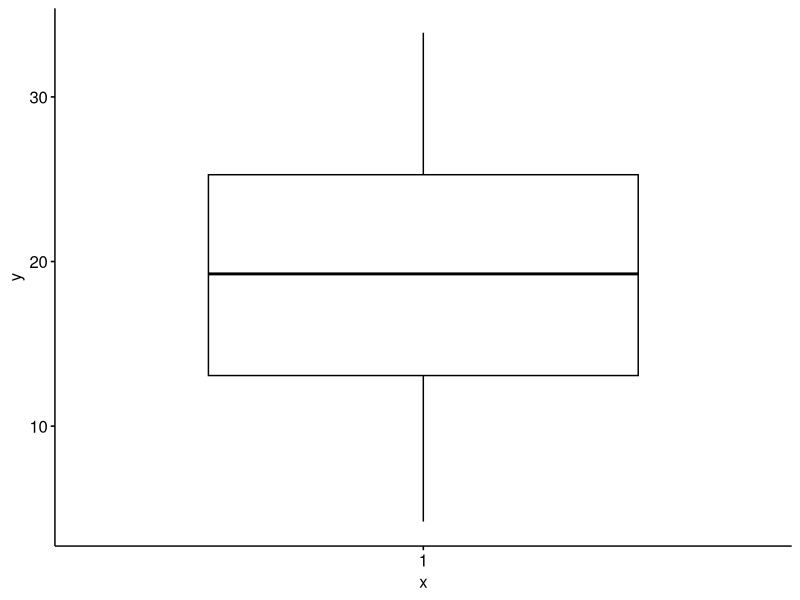
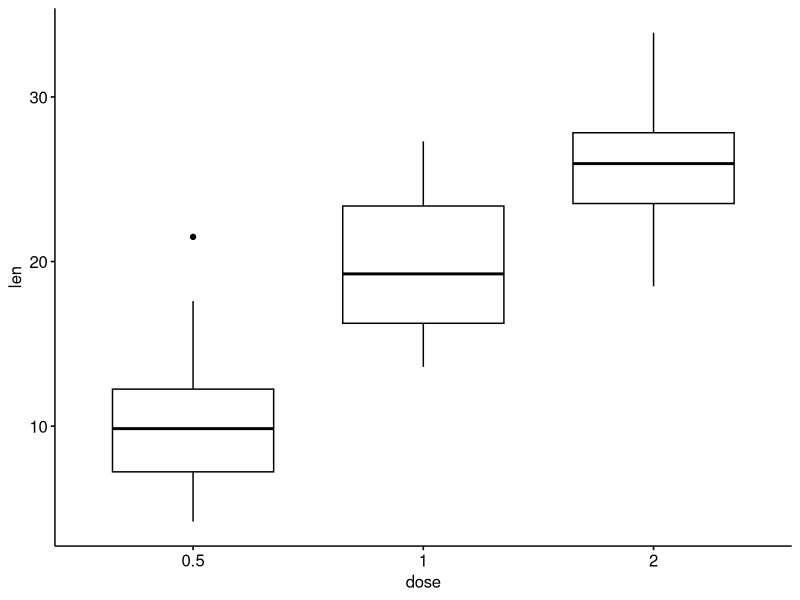
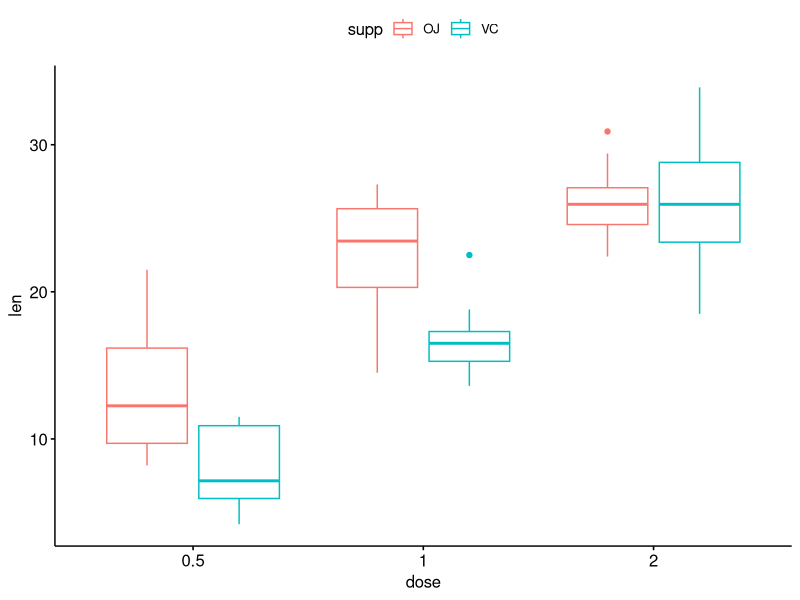
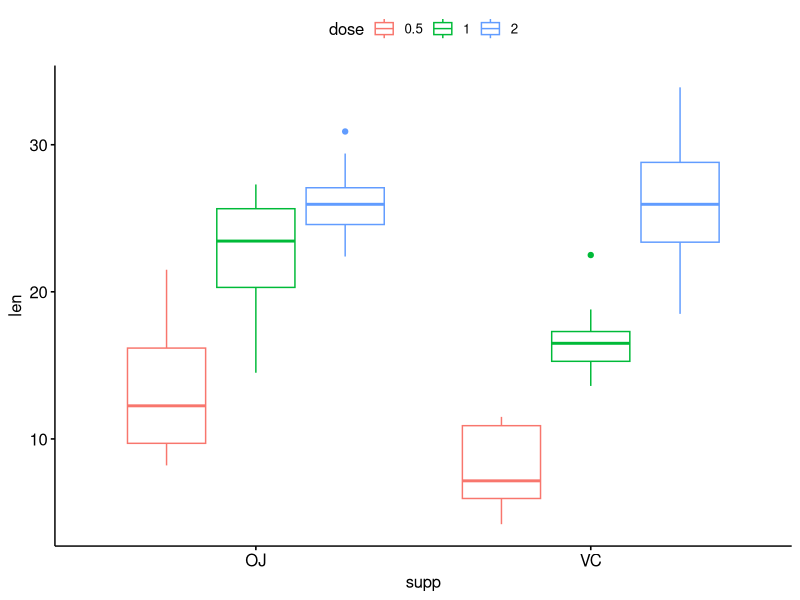
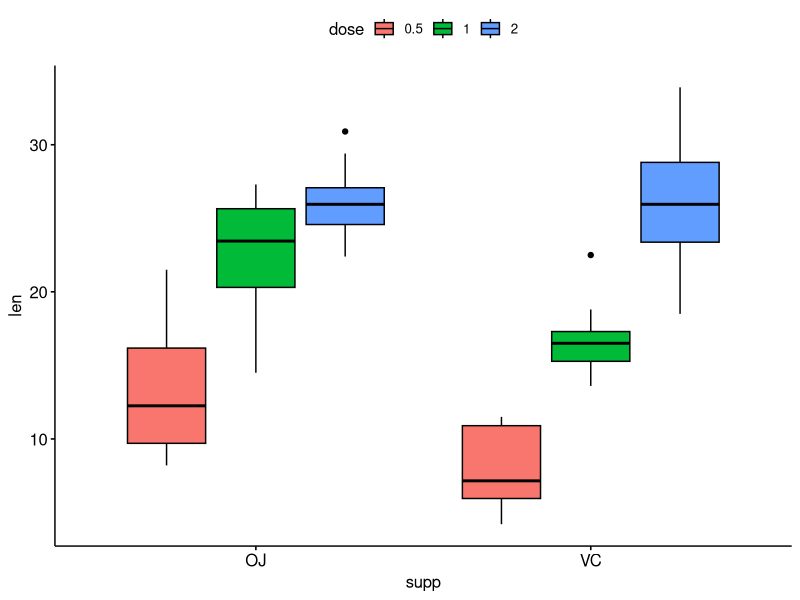
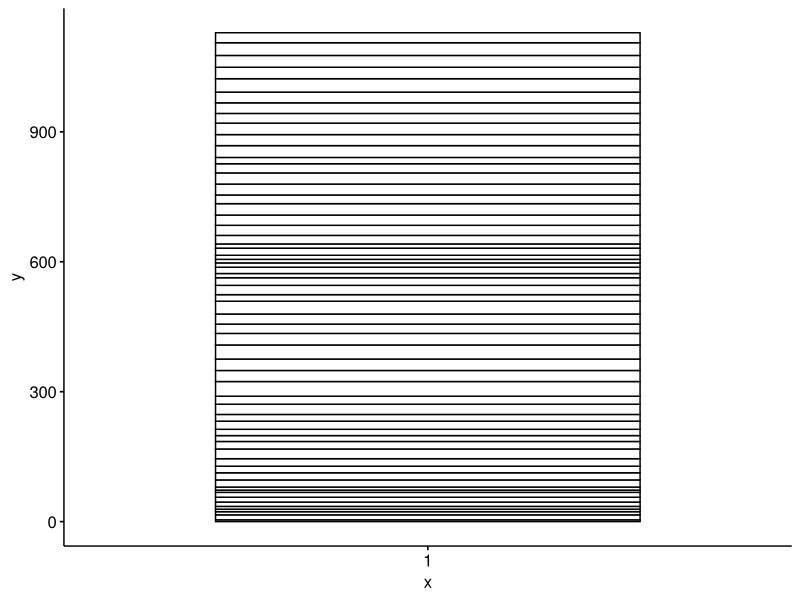
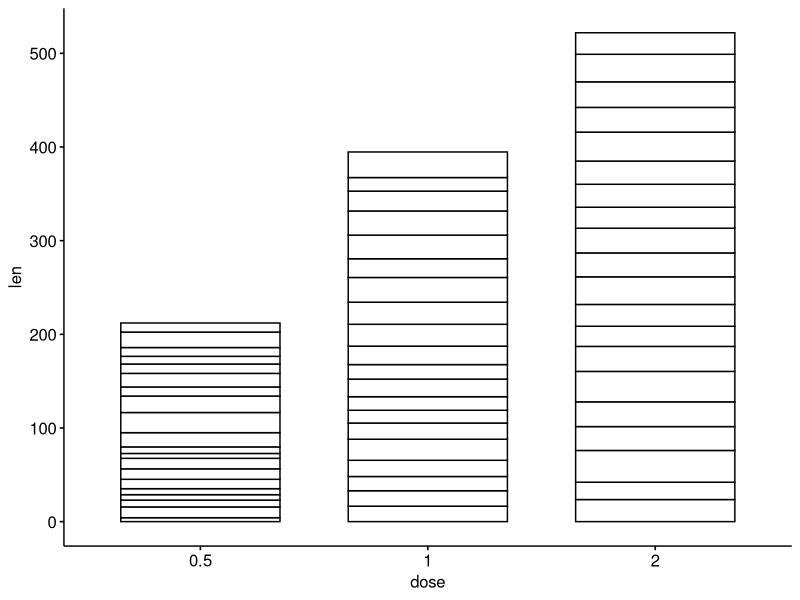
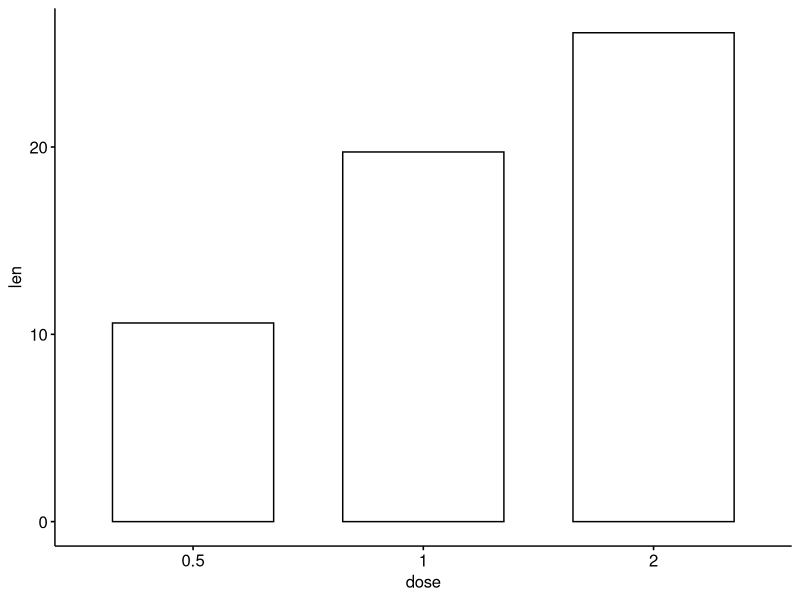

Write R code to recreate these figures, in order.
## ---- chunk 1
# Set so that long lines in R will be wrapped:
knitr::opts_chunk$set(tidy.opts=list(width.cutoff=80), tidy=TRUE)
## ---- chunk 2
library(tidyverse)
library(ggpubr)
data("ToothGrowth")
## ---- chunk 3
ToothGrowth$len

ToothGrowth$supp

ToothGrowth$dose
## ---- chunk 4
summary(ToothGrowth)
## ---- chunk 5
ToothGrowth$dose <- as.factor(ToothGrowth$dose)
## ---- chunk 6
summary(ToothGrowth)
## ---- chunk 7

mean(ToothGrowth$len)
median(ToothGrowth$len)
range(ToothGrowth$len)
IQR(ToothGrowth$len)
var(ToothGrowth$len)
sd(ToothGrowth$len)

## ---- chunk 8
library(ggpubr) ### do not type this line if you already included at the top of your script
ggboxplot(ToothGrowth$len)
## ---- chunk 9
ggboxplot(ToothGrowth, x="dose", y = "len")
## ---- chunk 10
ggboxplot(ToothGrowth, x="dose", y = "len", color = "supp")
## ---- chunk 11
ggboxplot(ToothGrowth, x="supp", y = "len", color = "dose")
## ---- chunk 12
ggboxplot(ToothGrowth, x="supp", y = "len", fill = "dose")
## ---- chunk 13
ggbarplot(ToothGrowth$len)
## ---- chunk 14
ggbarplot(ToothGrowth, x="dose", y = "len")
## ---- chunk 15
ggbarplot(ToothGrowth, x="dose", y = "len", add = "mean")
## ---- chunk 16
ggbarplot(ToothGrowth, x="dose", y = "len", add = "mean_sd")
## ---- chunk 17
ggbarplot(ToothGrowth, x="dose", y = "len", fill = "supp", add = "mean_sd")
## ---- chunk 18
ggbarplot(ToothGrowth, x="dose", y = "len", fill = "supp", 
          position = position_dodge(0.7) , add = "mean_sd")
## ---- chunk 19
library(ggpubr)
data(mtcars)

mtcars$cyl <- as.factor(mtcars$cyl)
mtcars$am <- as.factor(mtcars$am)

ggboxplot(mtcars, x = "cyl", y = "disp")

## ---- chunk 20
ggboxplot(mtcars, x = "cyl", y = "mpg", fill = "am")
## ---- chunk 21
ggbarplot(mtcars, x = "am", y = "mpg", fill = "cyl", position = position_dodge(1), add = "mean_sd")
## ---- chunk 22
ggbarplot(mtcars, x = "cyl", y = "mpg", color = "cyl", position = position_dodge(1), add = "mean")
## ---- chunk 23
ggbarplot(mtcars, x = "cyl", y = "wt", fill = "am", position = position_dodge(0.5), add = "mean_sd")
